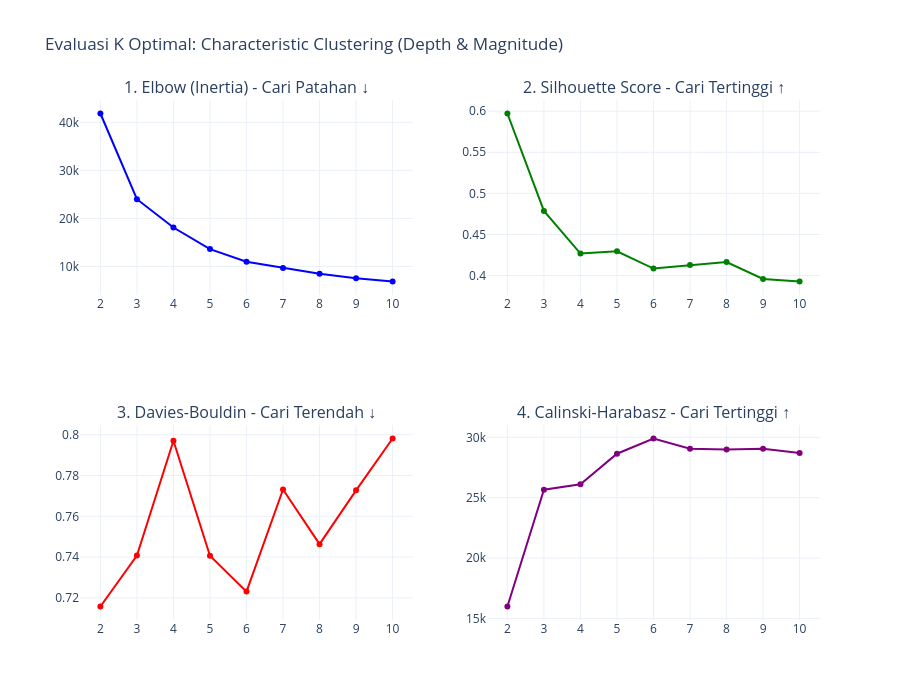

Source (notebook cell):
### Markdown cell above
**Evaluasi Characteristic**

### Code cell
# Eksekusi Evaluasi CHARACTERISTIC
print("Menjalankan Evaluasi K-Means Characteristic...")

# 1. Siapkan data dan STANDARISASI
scaler_char = StandardScaler()
X_char = scaler_char.fit_transform(df[['depth', 'magnitude']].values)

# 2. Panggil fungsi evaluasi (Cari K dari 2 sampai 10)
metrics_char = evaluate_kmeans_candidates(
    X=X_char, 
    max_k=10,   
    title_prefix="Characteristic Clustering (Depth & Magnitude)"
)

# Tampilkan tabel metrik sebagai bukti
display(metrics_char.round(4))

### Figure 1 — Plotly figure (JSON) as saved in the notebook; plotly's stock layout.template omitted (floating-point values rounded to 4 significant figures)
{"data": [{"line": {"color": "blue"}, "mode": "lines+markers", "name": "Inertia", "type": "scatter", "x": [2, 3, 4, 5, 6, 7, 8, 9, 10], "xaxis": "x", "y": [41840.0, 24000.0, 18090.0, 13610.0, 10980.0, 9654.0, 8478.0, 7532.0, 6859.0], "yaxis": "y"}, {"line": {"color": "green"}, "mode": "lines+markers", "name": "Silhouette", "type": "scatter", "x": [2, 3, 4, 5, 6, 7, 8, 9, 10], "xaxis": "x2", "y": [0.5972, 0.4786, 0.4268, 0.4295, 0.4085, 0.4129, 0.4163, 0.3958, 0.3928], "yaxis": "y2"}, {"line": {"color": "red"}, "mode": "lines+markers", "name": "DBI", "type": "scatter", "x": [2, 3, 4, 5, 6, 7, 8, 9, 10], "xaxis": "x3", "y": [0.7158, 0.7408, 0.797, 0.7407, 0.7231, 0.7731, 0.7463, 0.7727, 0.7981], "yaxis": "y3"}, {"line": {"color": "purple"}, "mode": "lines+markers", "name": "CH", "type": "scatter", "x": [2, 3, 4, 5, 6, 7, 8, 9, 10], "xaxis": "x4", "y": [15990.0, 25660.0, 26120.0, 28640.0, 29900.0, 29060.0, 28990.0, 29050.0, 28700.0], "yaxis": "y4"}], "layout": {"annotations": [{"font": {"size": 16}, "showarrow": false, "text": "1. Elbow (Inertia) - Cari Patahan ↓", "x": 0.225, "xanchor": "center", "xref": "paper", "y": 1, "yanchor": "bottom", "yref": "paper"}, {"font": {"size": 16}, "showarrow": false, "text": "2. Silhouette Score - Cari Tertinggi ↑", "x": 0.775, "xanchor": "center", "xref": "paper", "y": 1, "yanchor": "bottom", "yref": "paper"}, {"font": {"size": 16}, "showarrow": false, "text": "3. Davies-Bouldin - Cari Terendah ↓", "x": 0.225, "xanchor": "center", "xref": "paper", "y": 0.375, "yanchor": "bottom", "yref": "paper"}, {"font": {"size": 16}, "showarrow": false, "text": "4. Calinski-Harabasz - Cari Tertinggi ↑", "x": 0.775, "xanchor": "center", "xref": "paper", "y": 0.375, "yanchor": "bottom", "yref": "paper"}], "height": 700, "showlegend": false, "title": {"text": "Evaluasi K Optimal: Characteristic Clustering (Depth & Magnitude)"}, "xaxis": {"anchor": "y", "domain": [0, 0.45], "dtick": 1}, "xaxis2": {"anchor": "y2", "domain": [0.55, 1], "dtick": 1}, "xaxis3": {"anchor": "y3", "domain": [0, 0.45], "dtick": 1}, "xaxis4": {"anchor": "y4", "domain": [0.55, 1], "dtick": 1}, "yaxis": {"anchor": "x", "domain": [0.625, 1]}, "yaxis2": {"anchor": "x2", "domain": [0.625, 1]}, "yaxis3": {"anchor": "x3", "domain": [0, 0.375]}, "yaxis4": {"anchor": "x4", "domain": [0, 0.375]}}}
